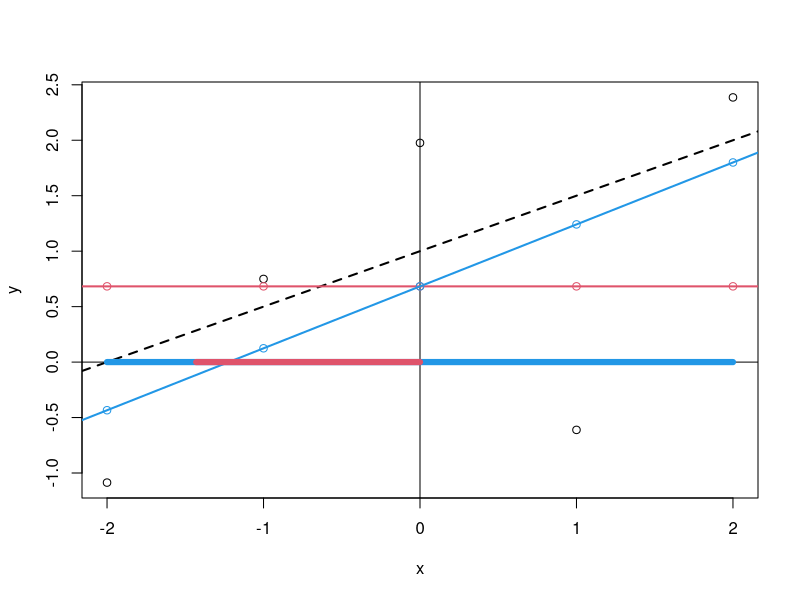

The R source for this figure:


# True model y =  beta0 + beta1x + eps, eps ~ N(0,sigma2)
betaTrue = c(1,0.5)
sigma2  = 0.9

# Defining deterministic weights
x = seq(-2,2,1)
n = length(x)

# Sampling y from the true model, and then keeping these fixed
set.seed(1234)
y = betaTrue[1] + betaTrue[2]*x + rnorm(n,0,sigma2)

# Fitting linear model

lm.mod = lm(y~x)
mod1 = lm.mod$coefficients
mod0 = c(mean(y),0)

y.hat.mod0 = mod0[1]+mod0[2]*x
y.hat.mod1 = mod1[1]+mod1[2]*x


# Plotting the data, and fitted models

plot(x,y)
abline(0,10^5,lwd=1,lty=1)
abline(0,0,lwd=1,lty=1)
abline(betaTrue[1],betaTrue[2],lwd=2,lty=2)
abline(mod0[1],mod0[2],col=2,lwd=2)
abline(mod1[1],mod1[2],col=4,lwd=2)

points(x,y.hat.mod0,col=2)
points(x,y.hat.mod1,col=4)


# Checking which model is best for different x0
x0val = seq(-2,2,0.01)
pred.error.mod0 = ((mod0[1]+ mod0[2]*x0val) - (betaTrue[1]+ betaTrue[2]*x0val))^2
pred.error.mod1 = ((mod1[1]+ mod1[2]*x0val) - (betaTrue[1]+ betaTrue[2]*x0val))^2

best.mod = apply(cbind(pred.error.mod0,pred.error.mod1),MARGIN=1,which.min)-1
first0best = min(which(best.mod==0))
last0best = max(which(best.mod==0))

lines(x0val,rep(0,length(x0val)),col=4,lwd=6)
lines(x0val[first0best:last0best],rep(0,length(first0best:last0best)),col=2,lwd=6)

# Computing CV contributions for each model
X = cbind(1,x)

HatMatrix.mod0 = X[,1]%*%solve(t(X[,1])%*%X[,1])%*%t(X[,1])
HatMatrix.mod1 = X%*%solve(t(X)%*%X)%*%t(X)

h.vec.mod0 = diag(HatMatrix.mod0)
h.vec.mod1 = diag(HatMatrix.mod1)

res.mod0 = y-y.hat.mod0
res.mod1 = y-y.hat.mod1

CV.contrib.mod0 = (res.mod0/(1-h.vec.mod0))^2
CV.contrib.mod1 = (res.mod1/(1-h.vec.mod1))^2

CV.contrib.mod0/CV.contrib.mod1


sum(CV.contrib.mod0)
sum(CV.contrib.mod1)



